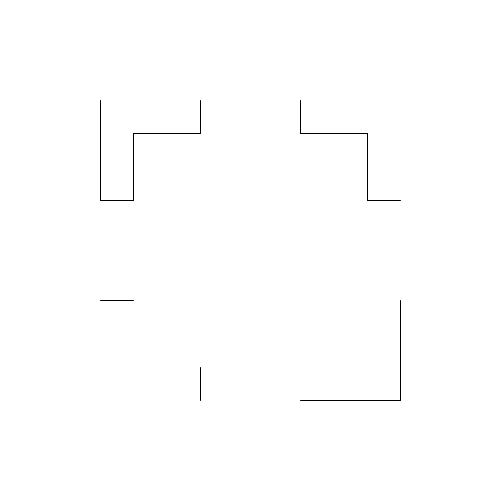
Frame 1 (no input)
Frame 60 (the mouse pressed at the canvas centre just before this capture): identical to frame 1, image omitted
Frame 120 (the mouse held since frame 60 and released just before this capture): identical to frame 1, image omitted

The Processing sketch that drew this single still picture (run headless with seeded random() and noise(); from frame 60 on, the mouse is pressed at the canvas centre):

// Processing sketch: processing_57076
// ── processing_57076.pde

int w;
int h;
int x1;
int y1;
int x2;
int y2;
int a;

void setup(){
  size(500,500);
  frameRate(15);
  
  w=100;
  h=w;
  x1=100;
  y1=100;
  x2=x1+w*3;
  y2=y1+h*3;
  a=w/3;
}

void draw
(){
background (255);

  //line(x1, y1, x1+w, y1);
  line(x1, y1+h, x1+a, y1+h);
  line(x1, y1, x1, y1+h);
  line(x1+w, y1, x1+w, y1+a);
  line(x1+a, y1+a, x1+w, y1+a);
  line(x1+a, y1+a, x1+a, y1+h);

  //line(x2, y1, x2-w, y1);
  line(x2, y1+h, x2-a, y1+h);
  line(x2-w, y1, x2-w, y1+a);
  //line(x2, y1, x2, y1+h);
  line(x2-a, y1+a, x2-w, y1+a);
  line(x2-a, y1+a, x2-a, y1+h);

  line(x1, y2-h, x1+a, y2-h);
  //line(x1, y2, x1+w, y2);
  //line(x1, y2, x1, y2-h);
  line(x1+w, y2, x1+w, y2-a);
  //line(x1+a, y2-a, x1+w, y2-a);
  //line(x1+a, y2-a, x1+a, y2-h);
 
  //line(x2, y2-h, x2-a, y2-h);
  line(x2, y2, x2-w, y2);
  //line(x2-w, y2, x2-w, y2-a);
  line(x2, y2, x2, y2-h);
  //line(x2-a, y2-a, x2-w, y2-a);
  //line(x2-a, y2-a, x2-a, y2-h);
  
}
